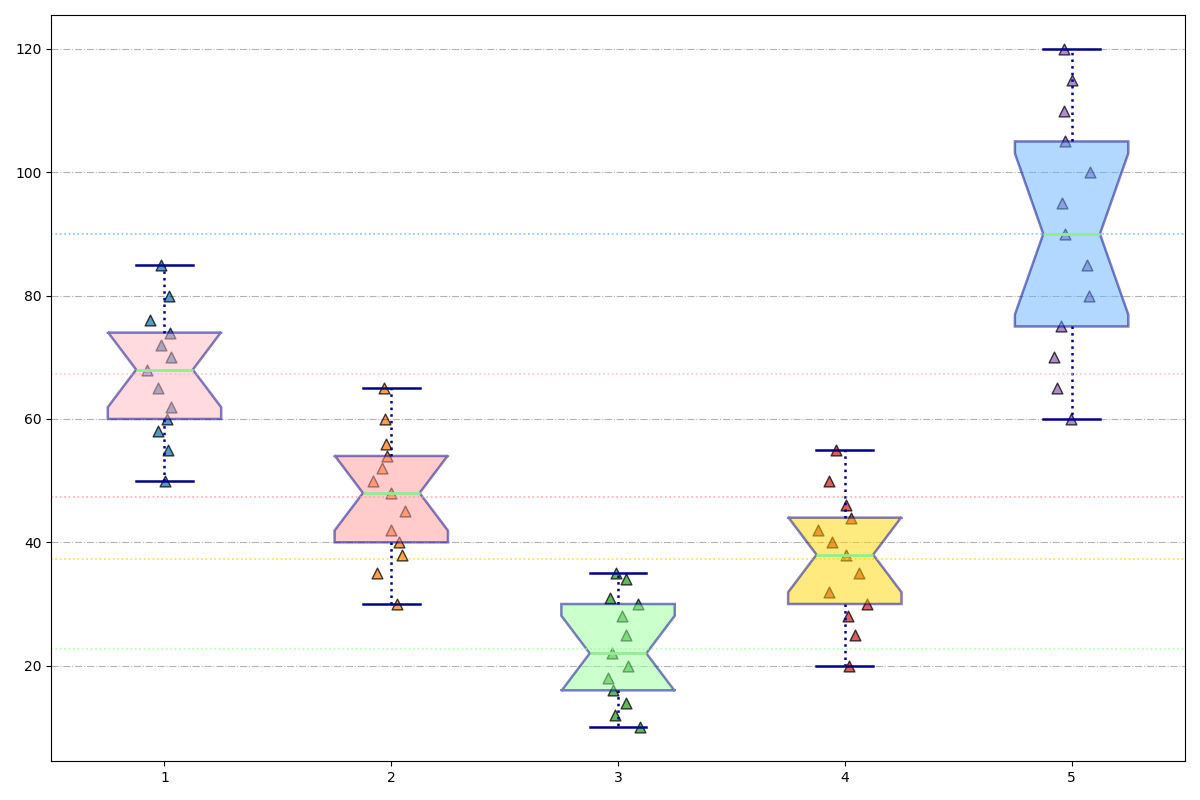

Python code for this plot:
import matplotlib.pyplot as plt
import numpy as np

software_dept = [55, 50, 60, 62, 58, 65, 72, 70, 68, 74, 76, 85, 80]
hardware_dept = [30, 35, 40, 42, 48, 45, 38, 52, 54, 60, 56, 65, 50]
hr_dept = [12, 10, 14, 16, 20, 18, 22, 25, 30, 28, 31, 35, 34]
marketing_dept = [20, 25, 32, 30, 28, 44, 38, 35, 40, 46, 50, 42, 55]
research_dept = [65, 60, 70, 80, 75, 90, 85, 95, 100, 105, 110, 120, 115]

coffee_data = [software_dept, hardware_dept, hr_dept, marketing_dept, research_dept]

fig, ax = plt.subplots(figsize=(12, 8))

# Changed the style of box plots and outliers
bp = ax.boxplot(coffee_data, patch_artist=True, vert=True, notch=True,
                boxprops=dict(color='darkblue', linewidth=1.8),
                medianprops=dict(color='lightgreen', linewidth=2),
                whiskerprops=dict(color='darkblue', linewidth=1.8, linestyle='dotted'),
                capprops=dict(color='darkblue', linewidth=1.8),
                flierprops=dict(marker='x', color='red', alpha=0.6, markersize=10))

# Assign different colors
colors = ['#FFB6C1', '#FF9999', '#99FF99', '#FFD700', '#66B2FF']
for patch, color in zip(bp['boxes'], colors):
    patch.set_facecolor(color)
    patch.set_alpha(0.5)

# Changed marker styles for scatter plot
for i, data in enumerate(coffee_data, start=1):
    x = np.random.normal(i, 0.04, size=len(data))
    y = np.array(data)
    ax.scatter(x, y, alpha=0.75, edgecolor='k', s=60, marker='^')

# Grid style change
ax.yaxis.grid(True, linestyle='-.', which='major', color='black', alpha=0.3)

# Different style for mean lines
for i, dept in enumerate(coffee_data, start=1):
    mean_val = np.mean(dept)
    ax.axhline(mean_val, ls=':', color=colors[i-1], alpha=0.8, linewidth=1.2)

plt.tight_layout()
plt.show()
